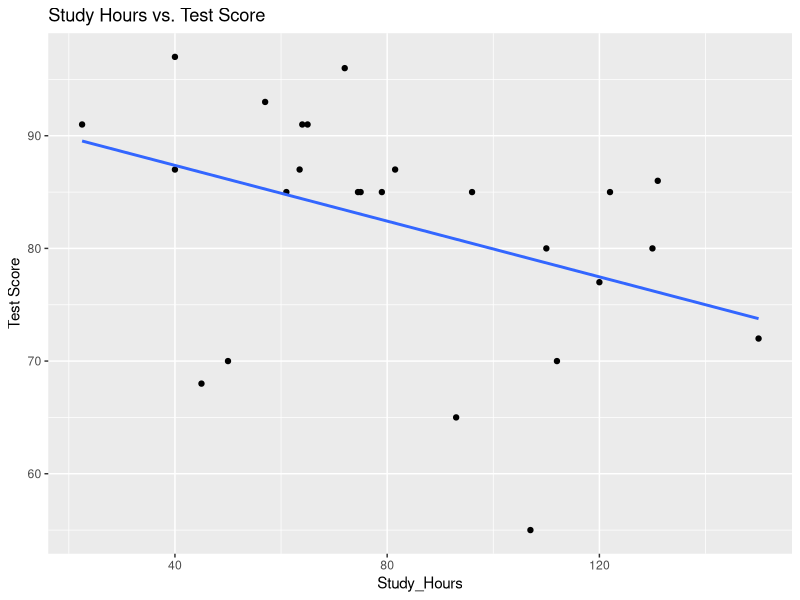

The R source for this figure: (Note: this script raises an error after producing the figure.)
# Read in the dataset
library(readxl)

data <- read_excel("Salc_Students_Data.xlsx")
str(data)
# Fit the linear regression model
model <- lm(Test_Score ~ Total_Study_Hours, data = data)

# Print the model summary
summary(model)


# Load the ggplot2 library
library(ggplot2)

# Fit the linear regression model
model <- lm(Test_Score ~ Total_Study_Hours, data = data)

# Create a scatter plot with regression line
ggplot(data, aes(x = Total_Study_Hours, y = Test_Score)) +
  geom_point() +
  geom_smooth(method = "lm", se = FALSE) +
  labs(x = "Study_Hours", y = "Test Score", title = "Study Hours vs. Test Score")

# Calculate mean and standard deviation of Test_Score
mean_score <- mean(data$Test_Score)
sd_score <- sd(data$Test_Score)

# Create a histogram with normal distribution curve
ggplot(data, aes(x = Test_Score, y = after_stat(density))) +
  geom_histogram(color = "black", fill = "white", bins = 20) +
  stat_function(fun = dnorm, args = list(mean = mean_score, sd = sd_score), color = "red", linewidth = 1) +
  labs(x = "Test Score", y = "Density", title = "Distribution of Test Scores")

